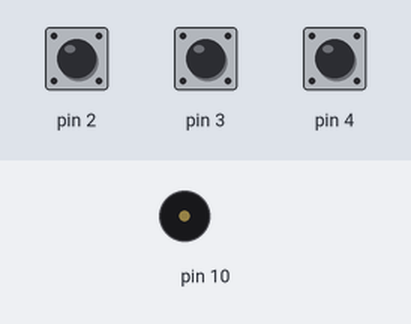
Simulated run of this program. Board: Arduino Uno, built with avr-gcc and run on an emulated ATmega328P. On the bench: buzzer (waves = sounding). Inputs (shaded band) come from the test bench; at power-on: pin 2 HIGH, pin 3 HIGH, pin 4 HIGH.

Above: at 1.2 s.
1.3 s: pin 2 pulled LOW for 0.15 s
At 1.37 s:
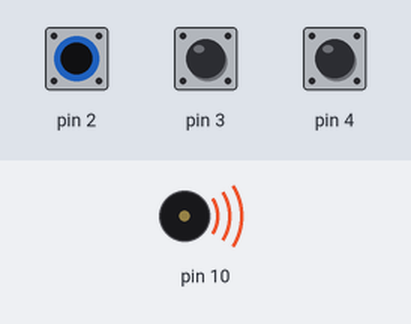
2.9 s: pin 2 pulled LOW for 3.2 s
At 7.1 s:
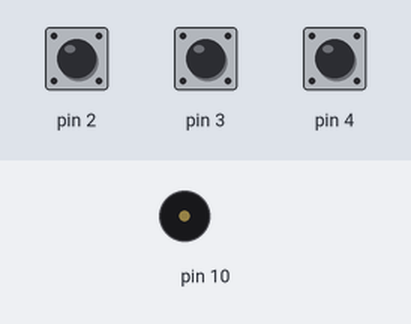
7.6 s: pin 3 pulled LOW for 3.2 s
At 8.3 s:
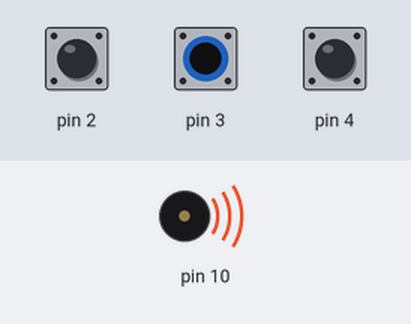
Timing chart, 0 to 12.3 s (numbered marks = the images above; inputs shaded):
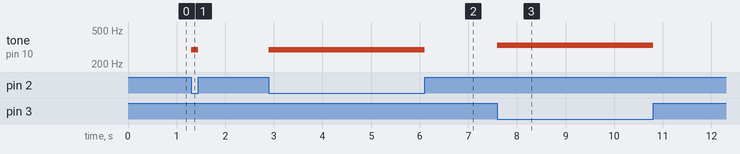

Measured:
- after the input at 1.3 s, tone on pin 10: silent → 294 Hz at once, → silent 0.15 s later
- after the input at 2.9 s, tone on pin 10: silent → 294 Hz at once, → silent 3.2 s later
- after the input at 7.6 s, tone on pin 10: silent → 330 Hz at once, → silent 3.2 s later

The program:

main.cpp
```cpp
#include <Arduino.h>

#ifdef _EXPERIMENT_1_

#include "button.h"
#include "buzzer.h"

Buzzer buzzer = {10};

void play_c() {
  play(&buzzer, 'c');
}

void play_g() {
  play(&buzzer, 'g');
}

void play_C() {
  play(&buzzer, 'C');
}

ButtonAction c = {2, INPUT_PULLUP, false, &play_c};
ButtonAction g = {3, INPUT_PULLUP, false, &play_g};
ButtonAction C = {4, INPUT_PULLUP, false, &play_C};

int i;
bool playing;
const int buttonCount = 3;
ButtonAction *buttons[buttonCount] = {&c, &g, &C};

void setup() {
  for(i = 0 ; i < buttonCount ; ++i )
    pinMode(buttons[i]->pin, buttons[i]->mode);
}

void loop() {
  playing = false;
  for(i = 0 ; i < buttonCount ; ++i){
    if(digitalRead(buttons[i]->pin) == LOW){
      buttons[i]->action();
      playing = true;
      break;
    }
  }
  if(not playing) noTone(buzzer.pin);
}

#elif _EXPERIMENT_2_

#include "button.h"
#include "buzzer.h"

Buzzer buzzer = {10};

void setPressed(ButtonAction *button) {
  if(digitalRead(button->pin) == LOW) button->pressed = true;
  else button->pressed = false;
}

ButtonAction b1 = {2, INPUT_PULLUP, false};
ButtonAction b2 = {3, INPUT_PULLUP, false};
ButtonAction b3 = {4, INPUT_PULLUP, false};

int i;
const int buttonCount = 3;
ButtonAction *buttons[buttonCount] = {&b1, &b2, &b3};

void setup() {
  for(i = 0 ; i < buttonCount ; ++i )
    pinMode(buttons[i]->pin, buttons[i]->mode);
}

void loop() {
  for(i = 0 ; i < buttonCount ; ++i) setPressed(buttons[i]);
  if(b1.pressed && b2.pressed && b3.pressed) play(&buzzer, 'C');
  else if(b2.pressed && b3.pressed) play(&buzzer, 'b');
  else if(b1.pressed && b3.pressed) play(&buzzer, 'a');
  else if(b1.pressed && b2.pressed) play(&buzzer, 'g');
  else if(b3.pressed) play(&buzzer, 'f');
  else if(b2.pressed) play(&buzzer, 'e');
  else if(b1.pressed) play(&buzzer, 'd');
  else noTone(buzzer.pin);
}

#elif _EXPERIMENT_3_

#include "button.h"
#include "buzzer.h"

Buzzer buzzer = {10};
byte flags;

void setPressed(ButtonAction *button) {
  if(digitalRead(button->pin) == LOW) {
    button->pressed = true;
    flags |= button->flag;
  } else button->pressed = false;
}

ButtonAction b1 = {2, INPUT_PULLUP, false, 0b00000001, &setPressed};
ButtonAction b2 = {3, INPUT_PULLUP, false, 0b00000010, &setPressed};
ButtonAction b3 = {4, INPUT_PULLUP, false, 0b00000100, &setPressed};

int i;
const int buttonCount = 3;
ButtonAction *buttons[buttonCount] = {&b1, &b2, &b3};

void setup() {
  for(i = 0 ; i < buttonCount ; ++i )
    pinMode(buttons[i]->pin, buttons[i]->mode);
}

void loop() {
  flags = 0; // clear the flags
  for(i = 0 ; i < buttonCount ; ++i) buttons[i]->action(buttons[i]);
  switch (flags) {
  case 0b00000001:
    play(&buzzer, 'd');
    break;
  case 0b00000010:
    play(&buzzer, 'e');
    break;
  case 0b00000011:
    play(&buzzer, 'g');
    break;
  case 0b00000100:
    play(&buzzer, 'f');
    break;
  case 0b00000101:
    play(&buzzer, 'a');
    break;
  case 0b0000110:
    play(&buzzer, 'b');
    break;
  case 0b0000111:
    play(&buzzer, 'C');
    break;
  default:
    noTone(buzzer.pin);
    break;
  }
}

#else

//set the pins for the button and buzzer
int firstKeyPin = 2;
int secondKeyPin = 3;
int thirdKeyPin = 4;

int buzzerPin = 10;


void setup() {
  //set the button pins as inputs
  pinMode(firstKeyPin, INPUT_PULLUP);
  pinMode(secondKeyPin, INPUT_PULLUP);
  pinMode(thirdKeyPin, INPUT_PULLUP);

  //set the buzzer pin as an output
  pinMode(buzzerPin, OUTPUT);
}

void loop() {

  if (digitalRead(firstKeyPin) == LOW) {      //if the first key is pressed
    tone(buzzerPin, 262);                     //play the frequency for c
  }
  else if (digitalRead(secondKeyPin) == LOW) { //if the second key is pressed
    tone(buzzerPin, 330);                     //play the frequency for e
  }
  else if (digitalRead(thirdKeyPin) == LOW) { //if the third key is pressed
    tone(buzzerPin, 392);                     //play the frequency for g
  }
  else {
    noTone(buzzerPin);                        //if no key is pressed turn the buzzer off
  }
}

#endif

/*
  note  frequency
  c     262 Hz
  d     294 Hz
  e     330 Hz
  f     349 Hz
  g     392 Hz
  a     440 Hz
  b     494 Hz
  C     523 Hz
*/
```

button.h
```cpp
#ifndef BUTTON_H
#define BUTTON_H


struct ButtonAction {
    int pin;
    int mode;
    bool pressed;
    #ifdef _EXPERIMENT_3_
    byte flag;
    void (*action)(ButtonAction*);
    #elif _EXPERIMENT_1_
    void (*action)();
    #endif
};

#endif // BUTTON_H
```

buzzer.h
```cpp
#ifndef BUZZER_H
#define BUZZER_H

#include "Arduino.h"

struct Buzzer{
    int pin;
};

struct Note{
    char note;
    int frequency;
};

const int numNotes = 15;
const Note notes[numNotes] = { {' ',0},
                {'c',262},{'d',294},{'e',330},{'f',349},{'g',392},{'a',440},{'b',494},
                {'C',523},{'D',587},{'E',659},{'F',698},{'G',784},{'A',880},{'B',988} };

Note * find(char note) {
    for(int i = 1 ; i < numNotes ; ++i)
        if(notes[i].note == note) return &(notes[i]);
    return &(notes[0]); // note not found return a rest
}

void play(Buzzer *buzzer, char note) {
    auto n = find(note);
    tone(buzzer->pin, n->frequency);
}

#endif
```
